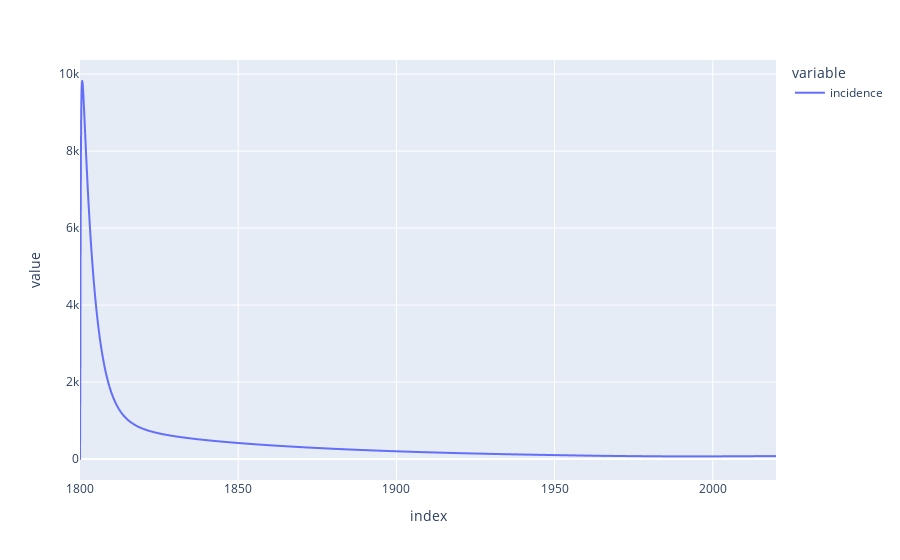

This figure's notebook cell:
### Code cell
derived_df_0.incidence.plot()

### Figure 1 — Plotly figure (JSON) as saved in the notebook; plotly's stock layout.template omitted (floating-point values rounded to 4 significant figures; data arrays with more than 128 entries replaced by an {"elided": "..."} marker saying what was removed)
{"data": [{"hovertemplate": "variable=incidence<br>index=%{x}<br>value=%{y}<extra></extra>", "legendgroup": "incidence", "line": {"color": "#636efa", "dash": "solid"}, "marker": {"symbol": "circle"}, "mode": "lines", "name": "incidence", "showlegend": true, "type": "scattergl", "x": {"elided": "2201 float values"}, "xaxis": "x", "y": {"elided": "2201 float values"}, "yaxis": "y"}], "layout": {"legend": {"title": {"text": "variable"}, "tracegroupgap": 0}, "margin": {"t": 60}, "xaxis": {"anchor": "y", "domain": [0, 1], "title": {"text": "index"}}, "yaxis": {"anchor": "x", "domain": [0, 1], "title": {"text": "value"}}}}
